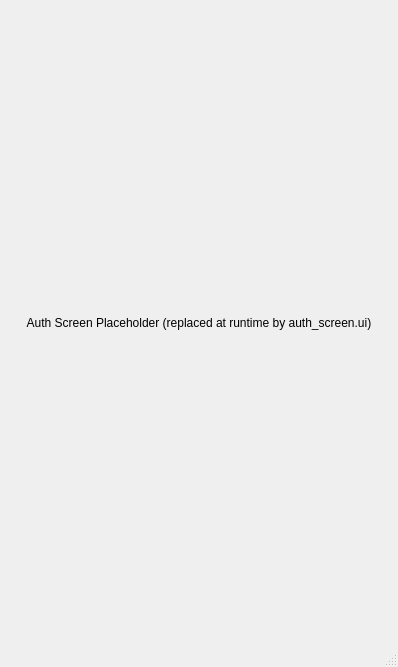
<?xml version="1.0" encoding="UTF-8"?>
<ui version="4.0">
 <class>MainWindow</class>
 <widget class="QMainWindow" name="MainWindow">
  <property name="geometry">
   <rect>
    <x>0</x>
    <y>0</y>
    <width>375</width>
    <height>667</height>
   </rect>
  </property>
  <property name="windowTitle">
   <string>Budget Bites Lahore</string>
  </property>
  <widget class="QWidget" name="centralwidget">
   <layout class="QVBoxLayout" name="verticalLayout_central">
    <property name="leftMargin">
     <number>0</number>
    </property>
    <property name="topMargin">
     <number>0</number>
    </property>
    <property name="rightMargin">
     <number>0</number>
    </property>
    <property name="bottomMargin">
     <number>0</number>
    </property>
    <item>
     <widget class="QStackedWidget" name="stackedWidget">
      <property name="currentIndex">
       <number>0</number>
      </property>
      <widget class="QWidget" name="page_auth">
       <layout class="QVBoxLayout" name="verticalLayout_pageAuth">
        <item>
         <widget class="QLabel" name="label_pageAuthPlaceholder">
          <property name="text">
           <string>Auth Screen Placeholder (replaced at runtime by auth_screen.ui)</string>
          </property>
          <property name="alignment">
           <set>Qt::AlignCenter</set>
          </property>
         </widget>
        </item>
       </layout>
      </widget>
      <widget class="QWidget" name="page_mainMenu">
       <layout class="QVBoxLayout" name="verticalLayout_pageMainMenu">
        <item>
         <widget class="QLabel" name="label_pageMainMenuPlaceholder">
          <property name="text">
           <string>Main Menu Placeholder (replaced at runtime by main_menu.ui)</string>
          </property>
          <property name="alignment">
           <set>Qt::AlignCenter</set>
          </property>
         </widget>
        </item>
       </layout>
      </widget>
      <widget class="QWidget" name="page_restaurants">
       <layout class="QVBoxLayout" name="verticalLayout_pageRestaurants">
        <item>
         <widget class="QLabel" name="label_pageRestaurantsPlaceholder">
          <property name="text">
           <string>Restaurants Placeholder (replaced at runtime by restaurants_screen.ui)</string>
          </property>
          <property name="alignment">
           <set>Qt::AlignCenter</set>
          </property>
         </widget>
        </item>
       </layout>
      </widget>
      <widget class="QWidget" name="page_budget">
       <layout class="QVBoxLayout" name="verticalLayout_pageBudget">
        <item>
         <widget class="QLabel" name="label_pageBudgetPlaceholder">
          <property name="text">
           <string>Budget Screen Placeholder (replaced at runtime by budget_screen.ui)</string>
          </property>
          <property name="alignment">
           <set>Qt::AlignCenter</set>
          </property>
         </widget>
        </item>
       </layout>
      </widget>
     </widget>
    </item>
   </layout>
  </widget>
  <widget class="QStatusBar" name="statusbar"/>
 </widget>
 <resources/>
 <connections/>
</ui>
